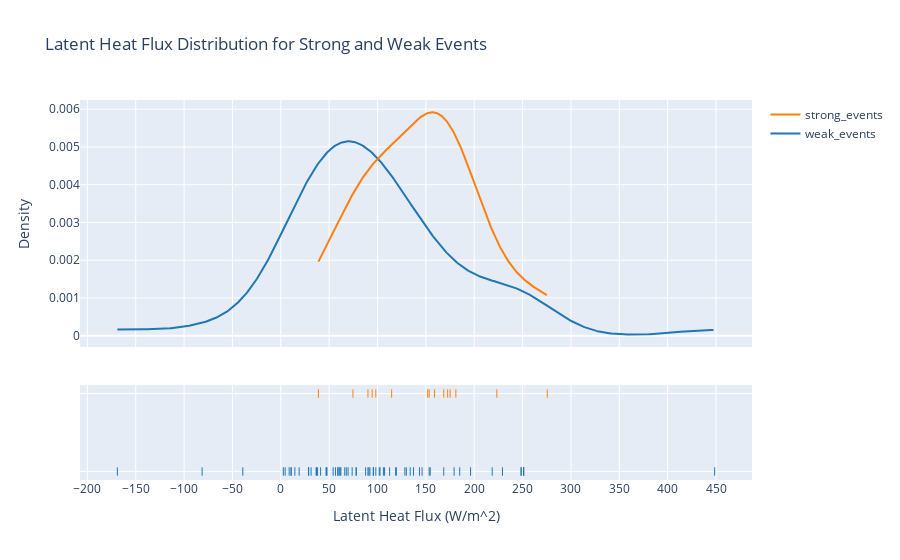

Notebook source saved alongside this figure:
### Code cell
import plotly.figure_factory as ff
import numpy as np

# Assuming you have another dataset named 'strong_data'
group_labels = ['weak_events', 'strong_events'] # names of the datasets

fig = ff.create_distplot([weak_data.dropna(dim='time').values, strong_data.dropna(dim='time').values], group_labels, bin_size=0.5,
                         show_hist=False)

# add xlabel

fig.update_layout(
    xaxis_title_text='Latent Heat Flux (W/m^2)',
    title='Latent Heat Flux Distribution for Strong and Weak Events',
    xaxis = dict(
        tickmode = 'linear',
        tick0 = 0,
        dtick = 50
    ),
    yaxis = dict(
        title = 'Density'
    )

)

fig.show()

### Figure 1 — Plotly figure (JSON) as saved in the notebook; plotly's stock layout.template omitted (floating-point values rounded to 4 significant figures; data arrays with more than 128 entries replaced by an {"elided": "..."} marker saying what was removed)
{"data": [{"legendgroup": "weak_events", "marker": {"color": "rgb(31, 119, 180)"}, "mode": "lines", "name": "weak_events", "showlegend": true, "type": "scatter", "x": {"elided": "500 float values"}, "xaxis": "x", "y": {"elided": "500 float values"}, "yaxis": "y"}, {"legendgroup": "strong_events", "marker": {"color": "rgb(255, 127, 14)"}, "mode": "lines", "name": "strong_events", "showlegend": true, "type": "scatter", "x": {"elided": "500 float values"}, "xaxis": "x", "y": {"elided": "500 float values"}, "yaxis": "y"}, {"legendgroup": "weak_events", "marker": {"color": "rgb(31, 119, 180)", "symbol": "line-ns-open"}, "mode": "markers", "name": "weak_events", "showlegend": false, "type": "scatter", "x": [129.8, 101.8, 168.5, 90.12, 54.14, 10.81, 102.6, 56.54, 92.14, 196.2, 98.25, 118.8, 229.2, 78.08, 36.93, 106.1, 91.13, 95.88, 87.7, 69.57, 73.78, -39.3, 448.6, 218.6, 154.5, 153.4, 146.1, 28.6, 61.39, 112.5, 77.84, 66.12, -169, 2.615, 119.5, 47.75, 62.12, 31.33, 4.524, 36.53, 8.662, 14.56, 67.75, -81.33, 137.2, 38.02, 18.98, 133.8, 59.16, 58.91, 10.56, 47.28, 41.16, 28.89, 248.5, 248.5, 251.1, 251.1, 251.1, 128.3, 107.3, 143.4, 46.8, 95.56, 179.2, 60.47, 185], "xaxis": "x", "y": ["weak_events", "weak_events", "weak_events", "weak_events", "weak_events", "weak_events", "weak_events", "weak_events", "weak_events", "weak_events", "weak_events", "weak_events", "weak_events", "weak_events", "weak_events", "weak_events", "weak_events", "weak_events", "weak_events", "weak_events", "weak_events", "weak_events", "weak_events", "weak_events", "weak_events", "weak_events", "weak_events", "weak_events", "weak_events", "weak_events", "weak_events", "weak_events", "weak_events", "weak_events", "weak_events", "weak_events", "weak_events", "weak_events", "weak_events", "weak_events", "weak_events", "weak_events", "weak_events", "weak_events", "weak_events", "weak_events", "weak_events", "weak_events", "weak_events", "weak_events", "weak_events", "weak_events", "weak_events", "weak_events", "weak_events", "weak_events", "weak_events", "weak_events", "weak_events", "weak_events", "weak_events", "weak_events", "weak_events", "weak_events", "weak_events", "weak_events", "weak_events"], "yaxis": "y2"}, {"legendgroup": "strong_events", "marker": {"color": "rgb(255, 127, 14)", "symbol": "line-ns-open"}, "mode": "markers", "name": "strong_events", "showlegend": false, "type": "scatter", "x": [175.1, 98.25, 151.9, 275.5, 94.48, 159, 223.4, 153.4, 172.5, 168.5, 181, 90.13, 38.91, 114.6, 74.6], "xaxis": "x", "y": ["strong_events", "strong_events", "strong_events", "strong_events", "strong_events", "strong_events", "strong_events", "strong_events", "strong_events", "strong_events", "strong_events", "strong_events", "strong_events", "strong_events", "strong_events"], "yaxis": "y2"}], "layout": {"barmode": "overlay", "hovermode": "closest", "legend": {"traceorder": "reversed"}, "title": {"text": "Latent Heat Flux Distribution for Strong and Weak Events"}, "xaxis": {"anchor": "y2", "domain": [0, 1], "dtick": 50, "tick0": 0, "tickmode": "linear", "title": {"text": "Latent Heat Flux (W/m^2)"}, "zeroline": false}, "yaxis": {"anchor": "free", "domain": [0.35, 1], "position": 0, "title": {"text": "Density"}}, "yaxis2": {"anchor": "x", "domain": [0, 0.25], "dtick": 1, "showticklabels": false}}}
